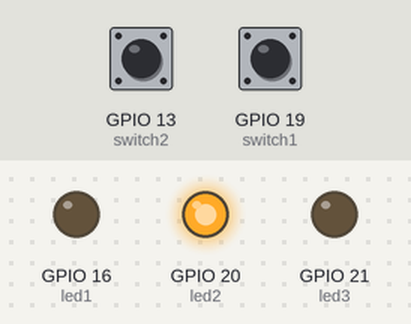
Bench run of a program on a simulated Raspberry Pi (BCM pin numbers). On the bench: output pins drawn as LEDs (lit = HIGH). The inputs (shaded band) are chosen by the test bench; at power-on: GPIO 13 (switch2) LOW, GPIO 19 (switch1) HIGH.

Above: at 1.2 s.
1.3 s: GPIO 13 (switch2) pulled HIGH for 0.2 s
At 2.3 s:
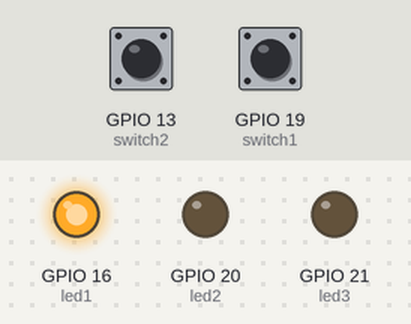
4.5 s: GPIO 19 (switch1) pulled LOW for 0.2 s
At 5.6 s:
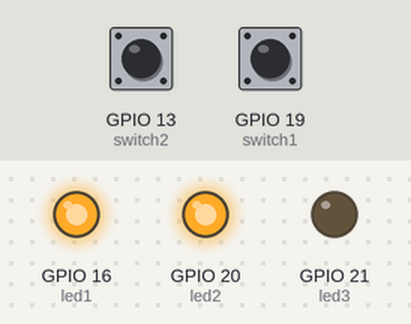
7.5 s: GPIO 19 (switch1) pulled LOW for 1 s
At 8.1 s:
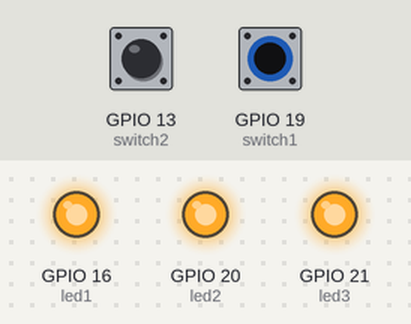
11.1 s: GPIO 19 (switch1) pulled LOW for 3.2 s
Timing chart, 0 to 16.9 s (numbered marks = the images above; inputs shaded):
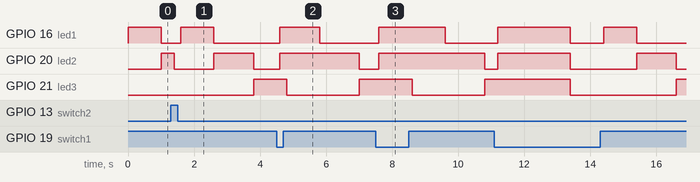

The program:

part2rpigpio.py
```python
import RPi.GPIO as GPIO
from time import sleep

# Pin Definitons:
led1 = 16
led2 = 20
led3 = 21
switch1 = 19
switch2 = 13

# Pin Setup:
GPIO.setmode(GPIO.BCM) # Broadcom pin-numbering scheme
GPIO.setup(led1, GPIO.OUT) # LED pin set as output
GPIO.setup(led2, GPIO.OUT) # LED pin set as output
GPIO.setup(led3, GPIO.OUT) # LED pin set as output
GPIO.setup(switch1, GPIO.IN)
GPIO.setup(switch2, GPIO.IN)

# Initial state for LEDs:
GPIO.output(led1, 0)
GPIO.output(led2, 0)
GPIO.output(led3, 0)


while True:

    if not(GPIO.input(switch1) or GPIO.input(switch2)):
        timecount = 0.0
        while timecount < 4:
            if (GPIO.input(switch1) or GPIO.input(switch2)) :
               break;
            if timecount < 2:
               GPIO.output(led1, 1)
               GPIO.output(led2, 1)
               GPIO.output(led3, 1)
            else :
               GPIO.output(led1, 0)
               GPIO.output(led2, 0)
               GPIO.output(led3, 0)
            sleep(0.2)
            timecount += 0.2
    elif (GPIO.input(switch1) and GPIO.input(switch2)):
        GPIO.output(led1, 0)
        GPIO.output(led2, 0)
        GPIO.output(led3, 0)
        sleep(0.2)
    else:
        timecount = 0.0
        while timecount < 3.0 :
            if GPIO.input(switch1) == GPIO.input(switch2) :
                    break;
            if timecount < 1.0 :
                        GPIO.output(led3, 0)
                        GPIO.output(led1, 1)
            elif timecount < 2.0 :
                        GPIO.output(led1, 0)
                        GPIO.output(led2, 1)
            else :
                        GPIO.output(led2, 0)
                        GPIO.output(led3, 1)
            timecount += 0.2
            sleep(0.2)

               
```
